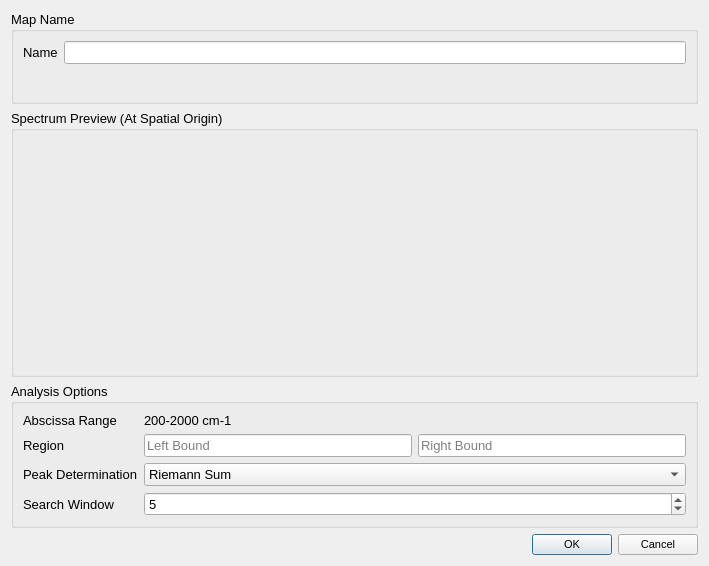
<?xml version="1.0" encoding="UTF-8"?>
<ui version="4.0">
 <class>UnivariateDialog</class>
 <widget class="QDialog" name="UnivariateDialog">
  <property name="geometry">
   <rect>
    <x>0</x>
    <y>0</y>
    <width>709</width>
    <height>566</height>
   </rect>
  </property>
  <property name="windowTitle">
   <string>Univariate Analysis</string>
  </property>
  <layout class="QGridLayout" name="gridLayout">
   <item row="4" column="0">
    <widget class="QDialogButtonBox" name="buttonBox">
     <property name="font">
      <font>
       <pointsize>8</pointsize>
      </font>
     </property>
     <property name="orientation">
      <enum>Qt::Horizontal</enum>
     </property>
     <property name="standardButtons">
      <set>QDialogButtonBox::Cancel|QDialogButtonBox::Ok</set>
     </property>
    </widget>
   </item>
   <item row="2" column="0">
    <widget class="QGroupBox" name="groupBox">
     <property name="font">
      <font>
       <pointsize>10</pointsize>
      </font>
     </property>
     <property name="title">
      <string>Analysis Options</string>
     </property>
     <layout class="QFormLayout" name="formLayout_2">
      <property name="fieldGrowthPolicy">
       <enum>QFormLayout::AllNonFixedFieldsGrow</enum>
      </property>
      <item row="0" column="0">
       <widget class="QLabel" name="label_3">
        <property name="text">
         <string>Abscissa Range</string>
        </property>
       </widget>
      </item>
      <item row="0" column="1">
       <widget class="QLabel" name="rangeLabel">
        <property name="text">
         <string>200-2000 cm-1</string>
        </property>
       </widget>
      </item>
      <item row="2" column="0">
       <widget class="QLabel" name="label_4">
        <property name="text">
         <string>Region</string>
        </property>
       </widget>
      </item>
      <item row="2" column="1">
       <layout class="QHBoxLayout" name="horizontalLayout">
        <item>
         <widget class="QLineEdit" name="minLineEdit">
          <property name="placeholderText">
           <string>Left Bound</string>
          </property>
         </widget>
        </item>
        <item>
         <widget class="QLineEdit" name="maxLineEdit">
          <property name="placeholderText">
           <string>Right Bound</string>
          </property>
         </widget>
        </item>
       </layout>
      </item>
      <item row="4" column="0">
       <widget class="QLabel" name="integrationLabel">
        <property name="enabled">
         <bool>true</bool>
        </property>
        <property name="text">
         <string>Peak Determination</string>
        </property>
       </widget>
      </item>
      <item row="4" column="1">
       <widget class="QComboBox" name="peakComboBox">
        <property name="enabled">
         <bool>true</bool>
        </property>
        <item>
         <property name="text">
          <string>Riemann Sum</string>
         </property>
        </item>
        <item>
         <property name="text">
          <string>Gaussian Fit</string>
         </property>
        </item>
       </widget>
      </item>
      <item row="5" column="0">
       <widget class="QLabel" name="label">
        <property name="text">
         <string>Search Window</string>
        </property>
       </widget>
      </item>
      <item row="5" column="1">
       <widget class="QSpinBox" name="searchWindowSpinBox">
        <property name="minimum">
         <number>1</number>
        </property>
        <property name="value">
         <number>5</number>
        </property>
       </widget>
      </item>
     </layout>
    </widget>
   </item>
   <item row="0" column="0">
    <widget class="QGroupBox" name="groupBox_3">
     <property name="font">
      <font>
       <pointsize>10</pointsize>
      </font>
     </property>
     <property name="title">
      <string>Map Name</string>
     </property>
     <layout class="QFormLayout" name="formLayout_3">
      <property name="fieldGrowthPolicy">
       <enum>QFormLayout::AllNonFixedFieldsGrow</enum>
      </property>
      <item row="0" column="0">
       <widget class="QLabel" name="label_5">
        <property name="toolTip">
         <string>&lt;html&gt;&lt;head/&gt;&lt;body&gt;&lt;p&gt;If no name entered, default &amp;quot;Univariate Analysis n&amp;quot; where n is the number performed.&lt;/p&gt;&lt;/body&gt;&lt;/html&gt;</string>
        </property>
        <property name="text">
         <string>Name</string>
        </property>
       </widget>
      </item>
      <item row="0" column="1">
       <widget class="QLineEdit" name="nameLineEdit">
        <property name="text">
         <string/>
        </property>
       </widget>
      </item>
     </layout>
    </widget>
   </item>
   <item row="1" column="0">
    <widget class="QGroupBox" name="groupBox_4">
     <property name="font">
      <font>
       <pointsize>10</pointsize>
      </font>
     </property>
     <property name="title">
      <string>Spectrum Preview (At Spatial Origin)</string>
     </property>
     <layout class="QVBoxLayout" name="verticalLayout">
      <item>
       <widget class="QCustomPlot" name="spectrumPlot" native="true">
        <property name="minimumSize">
         <size>
          <width>600</width>
          <height>225</height>
         </size>
        </property>
       </widget>
      </item>
     </layout>
    </widget>
   </item>
  </layout>
 </widget>
 <customwidgets>
  <customwidget>
   <class>QCustomPlot</class>
   <extends>QWidget</extends>
   <header>qcustomplot.h</header>
   <container>1</container>
  </customwidget>
 </customwidgets>
 <resources/>
 <connections>
  <connection>
   <sender>buttonBox</sender>
   <signal>accepted()</signal>
   <receiver>UnivariateDialog</receiver>
   <slot>accept()</slot>
   <hints>
    <hint type="sourcelabel">
     <x>254</x>
     <y>537</y>
    </hint>
    <hint type="destinationlabel">
     <x>157</x>
     <y>274</y>
    </hint>
   </hints>
  </connection>
  <connection>
   <sender>buttonBox</sender>
   <signal>rejected()</signal>
   <receiver>UnivariateDialog</receiver>
   <slot>reject()</slot>
   <hints>
    <hint type="sourcelabel">
     <x>322</x>
     <y>537</y>
    </hint>
    <hint type="destinationlabel">
     <x>286</x>
     <y>274</y>
    </hint>
   </hints>
  </connection>
 </connections>
</ui>
